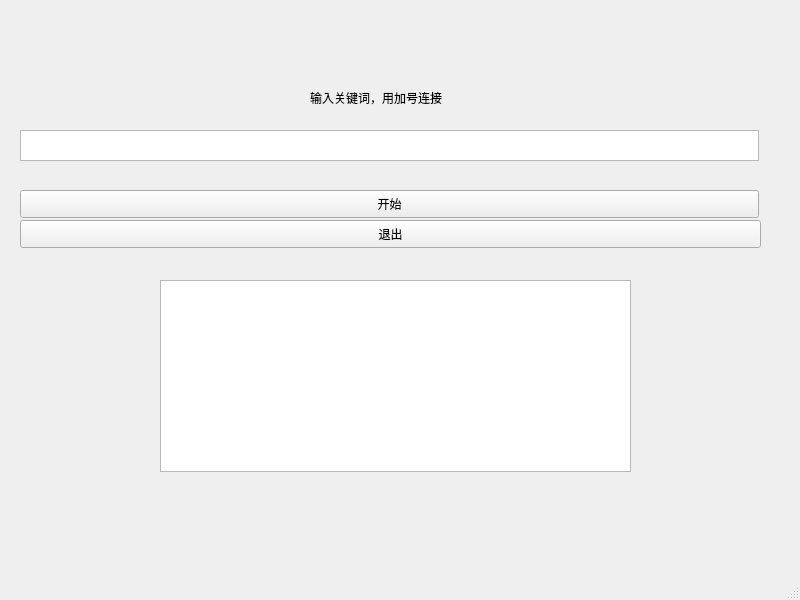
<?xml version="1.0" encoding="UTF-8"?>
<ui version="4.0">
 <class>GUICrawler</class>
 <widget class="QMainWindow" name="GUICrawler">
  <property name="geometry">
   <rect>
    <x>0</x>
    <y>0</y>
    <width>800</width>
    <height>600</height>
   </rect>
  </property>
  <property name="windowTitle">
   <string>NCBI爬虫工具</string>
  </property>
  <widget class="QWidget" name="centralwidget">
   <widget class="QPushButton" name="start">
    <property name="geometry">
     <rect>
      <x>20</x>
      <y>190</y>
      <width>739</width>
      <height>28</height>
     </rect>
    </property>
    <property name="text">
     <string>开始</string>
    </property>
   </widget>
   <widget class="QTextEdit" name="keywordsInput">
    <property name="geometry">
     <rect>
      <x>20</x>
      <y>130</y>
      <width>739</width>
      <height>31</height>
     </rect>
    </property>
   </widget>
   <widget class="QLabel" name="label">
    <property name="geometry">
     <rect>
      <x>310</x>
      <y>90</y>
      <width>181</width>
      <height>16</height>
     </rect>
    </property>
    <property name="text">
     <string>输入关键词，用加号连接</string>
    </property>
   </widget>
   <widget class="QPushButton" name="exit">
    <property name="geometry">
     <rect>
      <x>20</x>
      <y>220</y>
      <width>741</width>
      <height>28</height>
     </rect>
    </property>
    <property name="text">
     <string>退出</string>
    </property>
   </widget>
   <widget class="QTextBrowser" name="tb">
    <property name="geometry">
     <rect>
      <x>160</x>
      <y>280</y>
      <width>471</width>
      <height>192</height>
     </rect>
    </property>
   </widget>
  </widget>
  <widget class="QMenuBar" name="menubar">
   <property name="geometry">
    <rect>
     <x>0</x>
     <y>0</y>
     <width>800</width>
     <height>26</height>
    </rect>
   </property>
  </widget>
  <widget class="QStatusBar" name="statusbar"/>
 </widget>
 <resources/>
 <connections>
  <connection>
   <sender>exit</sender>
   <signal>clicked()</signal>
   <receiver>GUICrawler</receiver>
   <slot>close()</slot>
   <hints>
    <hint type="sourcelabel">
     <x>386</x>
     <y>255</y>
    </hint>
    <hint type="destinationlabel">
     <x>825</x>
     <y>73</y>
    </hint>
   </hints>
  </connection>
 </connections>
</ui>
